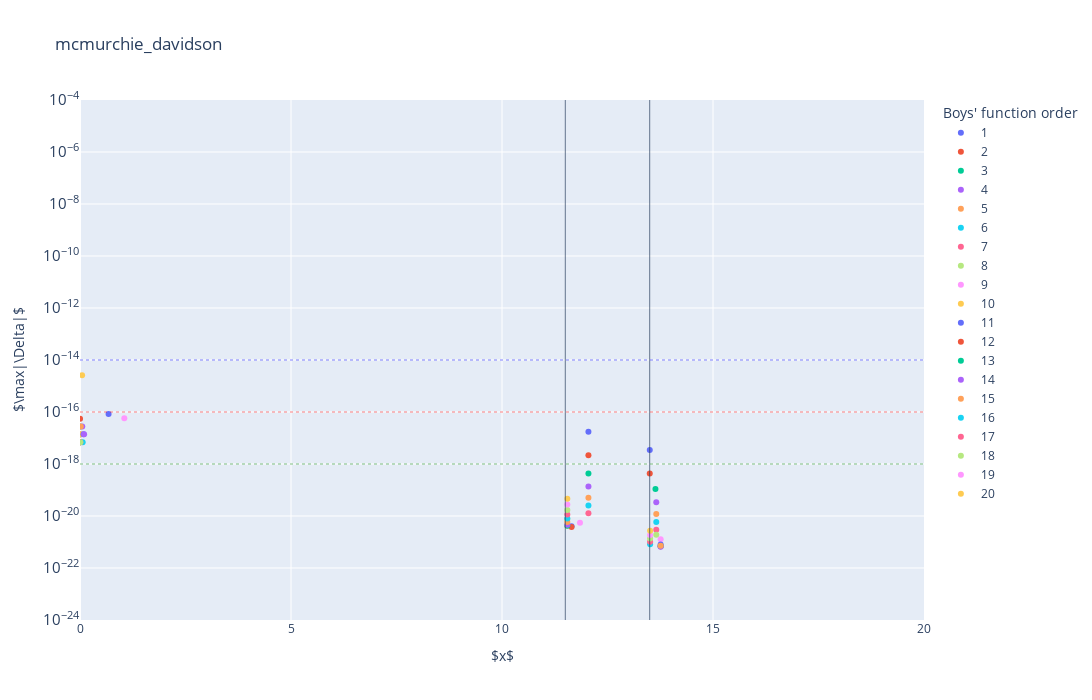
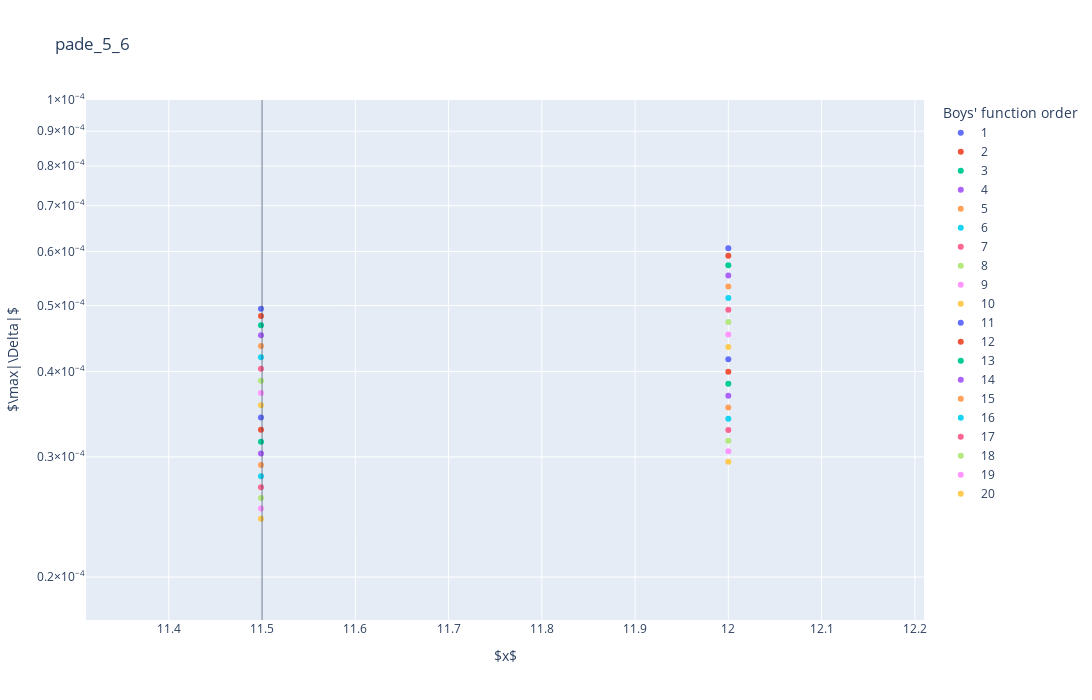
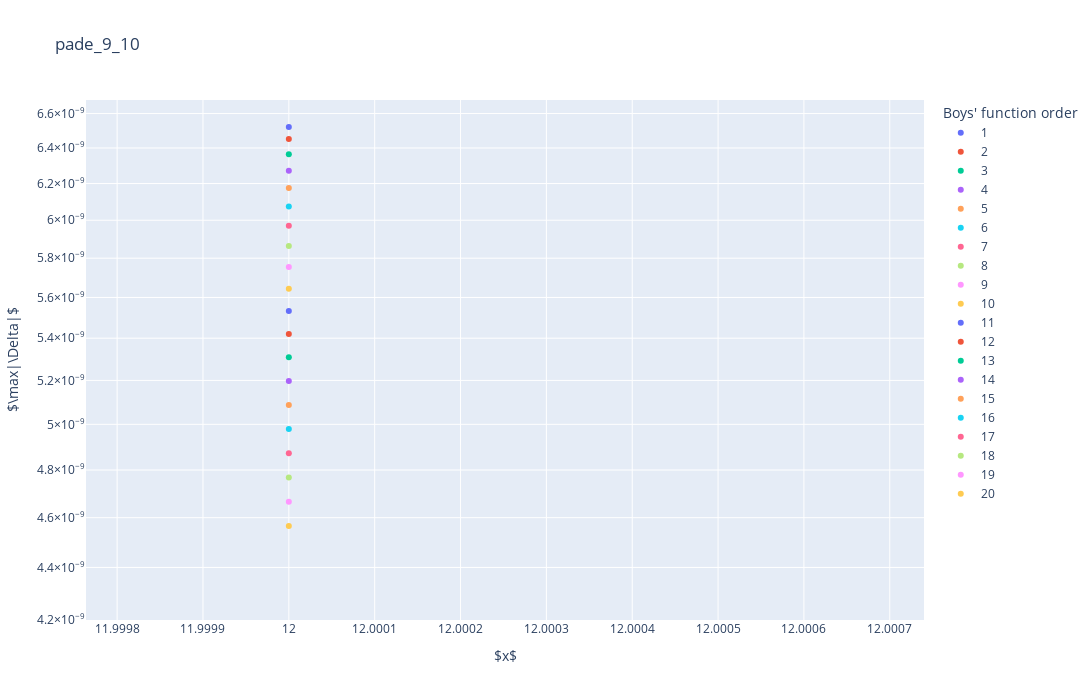
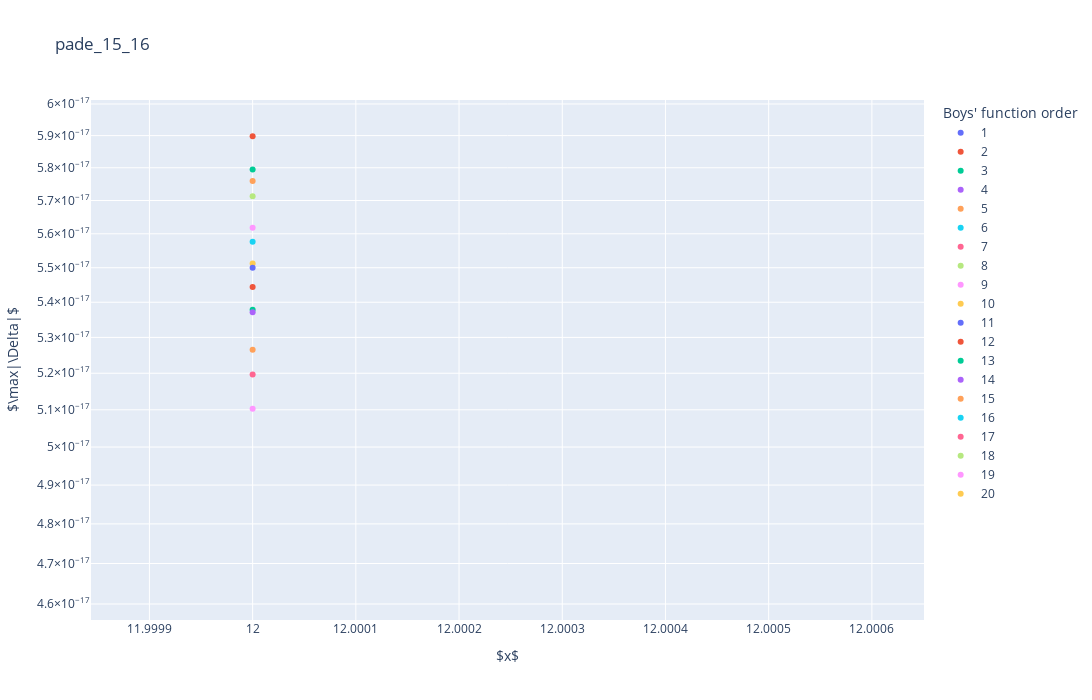

Here is the notebook cell these charts were saved with, in order:
### Code cell
for method in ["mcmurchie_davidson", "pade_5_6", "pade_9_10", "pade_15_16", "pade_25_26"]:
    # initialize empty figure
    fig = go.Figure()
    # exclude order = 0 because it's the same for all methods
    for order in range(1, max_order+1):
        # points realizing the maximum absolute delta for each region/order
        xs = []
        deltas = []
        for region in ("lo", "mid", "hi"):
            # compute difference
            abs_diff_ys = np.abs(ref_fh[f"{region}_interval/ys/order_{order}"][:] - comp_fh[f"{region}_interval/{method}/cpu/ys/order_{order}"][:])
            # find index realizing the maximum absolute difference
            idx = np.argmax(abs_diff_ys)
            #print(f"{region=} {idx=}")
            # save maximum absolute difference
            deltas.append(abs_diff_ys[idx])
            # save corresponding x value from reference
            xs.append(ref_fh[f"{region}_interval/xs"][:][idx])
        # add line to plot
        fig.add_trace(
            go.Scatter(
                x=xs,
                y=deltas, 
                mode="markers", 
                name=f"{order}",
                hovertemplate=r"x = %{x}<br>max(|&#x394;|) = %{y}<extra></extra>",
            )
        )
    
    # make figure a bit prettier
    fig.update_layout(
        title=f"{method}",
        legend_title_text="Boys' function order",
        autosize=False,
        width=1500,
        height=700,
    )

    fig.update_xaxes(
        title_text=r"$x$", 
        range=[0.0, 20.0]
    )
    fig.update_yaxes(
        title_text=r"$\max|\Delta|$", 
        type="log", 
        range=[-24, -4],
        exponentformat="power",
    )
    # add vertical lines to delimit regions
    fig.add_vline(x=11.5, line_width=0.7)
    fig.add_vline(x=13.5, line_width=0.7)
    # add horizontal lines to delimit precision
    fig.add_hline(
        y=1e-14, 
        line_dash="dot",
        line_width=0.5,
        line_color="blue",
    )
    fig.add_hline(
        y=1e-16, 
        line_dash="dot",
        line_width=0.5,
        line_color="red")
    fig.add_hline(
        y=1e-18, 
        line_dash="dot",
        line_width=0.5,
        line_color="green"
    )
    # visualize
    fig.show()

### Figure 1 — Plotly figure (JSON) as saved in the notebook; plotly's stock layout.template omitted (floating-point values rounded to 4 significant figures)
{"data": [{"hovertemplate": "x = %{x}<br>max(|&#x394;|) = %{y}<extra></extra>", "mode": "markers", "name": "1", "type": "scatter", "x": [0.6774, 12.05, 13.5], "y": [8.327e-17, 1.735e-17, 3.469e-18]}, {"hovertemplate": "x = %{x}<br>max(|&#x394;|) = %{y}<extra></extra>", "mode": "markers", "name": "2", "type": "scatter", "x": [0.00115, 12.05, 13.5], "y": [5.551e-17, 2.168e-18, 4.337e-19]}, {"hovertemplate": "x = %{x}<br>max(|&#x394;|) = %{y}<extra></extra>", "mode": "markers", "name": "3", "type": "scatter", "x": [0.00115, 12.05, 13.64], "y": [2.776e-17, 4.337e-19, 1.084e-19]}, {"hovertemplate": "x = %{x}<br>max(|&#x394;|) = %{y}<extra></extra>", "mode": "markers", "name": "4", "type": "scatter", "x": [0.05405, 12.05, 13.66], "y": [2.776e-17, 1.355e-19, 3.388e-20]}, {"hovertemplate": "x = %{x}<br>max(|&#x394;|) = %{y}<extra></extra>", "mode": "markers", "name": "5", "type": "scatter", "x": [0.01955, 12.05, 13.66], "y": [2.776e-17, 5.082e-20, 1.186e-20]}, {"hovertemplate": "x = %{x}<br>max(|&#x394;|) = %{y}<extra></extra>", "mode": "markers", "name": "6", "type": "scatter", "x": [0.00115, 12.05, 13.66], "y": [1.388e-17, 2.541e-20, 5.929e-21]}, {"hovertemplate": "x = %{x}<br>max(|&#x394;|) = %{y}<extra></extra>", "mode": "markers", "name": "7", "type": "scatter", "x": [0.0023, 12.05, 13.66], "y": [1.388e-17, 1.271e-20, 2.965e-21]}, {"hovertemplate": "x = %{x}<br>max(|&#x394;|) = %{y}<extra></extra>", "mode": "markers", "name": "8", "type": "scatter", "x": [0.0253, 11.55, 13.66], "y": [1.388e-17, 7.623e-21, 1.906e-21]}, {"hovertemplate": "x = %{x}<br>max(|&#x394;|) = %{y}<extra></extra>", "mode": "markers", "name": "9", "type": "scatter", "x": [0.01495, 11.85, 13.76], "y": [1.388e-17, 5.506e-21, 1.271e-21]}, {"hovertemplate": "x = %{x}<br>max(|&#x394;|) = %{y}<extra></extra>", "mode": "markers", "name": "10", "type": "scatter", "x": [0.0069, 11.55, 13.51], "y": [1.388e-17, 4.235e-21, 9.529e-22]}, {"hovertemplate": "x = %{x}<br>max(|&#x394;|) = %{y}<extra></extra>", "mode": "markers", "name": "11", "type": "scatter", "x": [0.08395, 11.65, 13.76], "y": [1.388e-17, 4.023e-21, 7.941e-22]}, {"hovertemplate": "x = %{x}<br>max(|&#x394;|) = %{y}<extra></extra>", "mode": "markers", "name": "12", "type": "scatter", "x": [0.00345, 11.65, 13.76], "y": [6.939e-18, 3.812e-21, 6.882e-22]}, {"hovertemplate": "x = %{x}<br>max(|&#x394;|) = %{y}<extra></extra>", "mode": "markers", "name": "13", "type": "scatter", "x": [0.00345, 11.55, 13.76], "y": [6.939e-18, 4.235e-21, 6.882e-22]}, {"hovertemplate": "x = %{x}<br>max(|&#x394;|) = %{y}<extra></extra>", "mode": "markers", "name": "14", "type": "scatter", "x": [0.0966, 11.55, 13.76], "y": [1.388e-17, 4.659e-21, 6.617e-22]}, {"hovertemplate": "x = %{x}<br>max(|&#x394;|) = %{y}<extra></extra>", "mode": "markers", "name": "15", "type": "scatter", "x": [0.00345, 11.55, 13.76], "y": [6.939e-18, 5.929e-21, 7.147e-22]}, {"hovertemplate": "x = %{x}<br>max(|&#x394;|) = %{y}<extra></extra>", "mode": "markers", "name": "16", "type": "scatter", "x": [0.06325, 11.55, 13.51], "y": [6.939e-18, 7.941e-21, 8.206e-22]}, {"hovertemplate": "x = %{x}<br>max(|&#x394;|) = %{y}<extra></extra>", "mode": "markers", "name": "17", "type": "scatter", "x": [0.0069, 11.55, 13.51], "y": [6.939e-18, 1.143e-20, 1.032e-21]}, {"hovertemplate": "x = %{x}<br>max(|&#x394;|) = %{y}<extra></extra>", "mode": "markers", "name": "18", "type": "scatter", "x": [0.00805, 11.55, 13.51], "y": [6.939e-18, 1.715e-20, 1.35e-21]}, {"hovertemplate": "x = %{x}<br>max(|&#x394;|) = %{y}<extra></extra>", "mode": "markers", "name": "19", "type": "scatter", "x": [1.05, 11.55, 13.51], "y": [5.725e-17, 2.753e-20, 1.866e-21]}, {"hovertemplate": "x = %{x}<br>max(|&#x394;|) = %{y}<extra></extra>", "mode": "markers", "name": "20", "type": "scatter", "x": [0.04945, 11.55, 13.51], "y": [2.595e-15, 4.627e-20, 2.687e-21]}], "layout": {"autosize": false, "height": 700, "legend": {"title": {"text": "Boys' function order"}}, "shapes": [{"line": {"width": 0.7}, "type": "line", "x0": 11.5, "x1": 11.5, "xref": "x", "y0": 0, "y1": 1, "yref": "y domain"}, {"line": {"width": 0.7}, "type": "line", "x0": 13.5, "x1": 13.5, "xref": "x", "y0": 0, "y1": 1, "yref": "y domain"}, {"line": {"color": "blue", "dash": "dot", "width": 0.5}, "type": "line", "x0": 0, "x1": 1, "xref": "x domain", "y0": 1e-14, "y1": 1e-14, "yref": "y"}, {"line": {"color": "red", "dash": "dot", "width": 0.5}, "type": "line", "x0": 0, "x1": 1, "xref": "x domain", "y0": 1e-16, "y1": 1e-16, "yref": "y"}, {"line": {"color": "green", "dash": "dot", "width": 0.5}, "type": "line", "x0": 0, "x1": 1, "xref": "x domain", "y0": 1e-18, "y1": 1e-18, "yref": "y"}], "title": {"text": "mcmurchie_davidson"}, "width": 1500, "xaxis": {"range": [0, 20], "title": {"text": "$x$"}, "type": "linear"}, "yaxis": {"exponentformat": "power", "range": [-24, -4], "title": {"text": "$\\max|\\Delta|$"}, "type": "log"}}}

### Figure 2 — Plotly figure (JSON) as saved in the notebook; plotly's stock layout.template omitted (floating-point values rounded to 4 significant figures)
{"data": [{"hovertemplate": "x = %{x}<br>max(|&#x394;|) = %{y}<extra></extra>", "mode": "markers", "name": "1", "type": "scatter", "x": [11.5, 12, 13.5], "y": [4.944e-05, 6.063e-05, 3.469e-18]}, {"hovertemplate": "x = %{x}<br>max(|&#x394;|) = %{y}<extra></extra>", "mode": "markers", "name": "2", "type": "scatter", "x": [11.5, 12, 13.5], "y": [4.827e-05, 5.914e-05, 4.337e-19]}, {"hovertemplate": "x = %{x}<br>max(|&#x394;|) = %{y}<extra></extra>", "mode": "markers", "name": "3", "type": "scatter", "x": [11.5, 12, 13.64], "y": [4.677e-05, 5.725e-05, 1.084e-19]}, {"hovertemplate": "x = %{x}<br>max(|&#x394;|) = %{y}<extra></extra>", "mode": "markers", "name": "4", "type": "scatter", "x": [11.5, 12, 13.66], "y": [4.521e-05, 5.53e-05, 3.388e-20]}, {"hovertemplate": "x = %{x}<br>max(|&#x394;|) = %{y}<extra></extra>", "mode": "markers", "name": "5", "type": "scatter", "x": [11.5, 12, 13.66], "y": [4.362e-05, 5.331e-05, 1.186e-20]}, {"hovertemplate": "x = %{x}<br>max(|&#x394;|) = %{y}<extra></extra>", "mode": "markers", "name": "6", "type": "scatter", "x": [11.5, 12, 13.66], "y": [4.2e-05, 5.129e-05, 5.929e-21]}, {"hovertemplate": "x = %{x}<br>max(|&#x394;|) = %{y}<extra></extra>", "mode": "markers", "name": "7", "type": "scatter", "x": [11.5, 12, 13.66], "y": [4.038e-05, 4.927e-05, 2.965e-21]}, {"hovertemplate": "x = %{x}<br>max(|&#x394;|) = %{y}<extra></extra>", "mode": "markers", "name": "8", "type": "scatter", "x": [11.5, 12, 13.66], "y": [3.878e-05, 4.728e-05, 1.906e-21]}, {"hovertemplate": "x = %{x}<br>max(|&#x394;|) = %{y}<extra></extra>", "mode": "markers", "name": "9", "type": "scatter", "x": [11.5, 12, 13.76], "y": [3.721e-05, 4.534e-05, 1.271e-21]}, {"hovertemplate": "x = %{x}<br>max(|&#x394;|) = %{y}<extra></extra>", "mode": "markers", "name": "10", "type": "scatter", "x": [11.5, 12, 13.51], "y": [3.57e-05, 4.347e-05, 9.529e-22]}, {"hovertemplate": "x = %{x}<br>max(|&#x394;|) = %{y}<extra></extra>", "mode": "markers", "name": "11", "type": "scatter", "x": [11.5, 12, 13.76], "y": [3.426e-05, 4.169e-05, 7.941e-22]}, {"hovertemplate": "x = %{x}<br>max(|&#x394;|) = %{y}<extra></extra>", "mode": "markers", "name": "12", "type": "scatter", "x": [11.5, 12, 13.76], "y": [3.288e-05, 3.999e-05, 6.882e-22]}, {"hovertemplate": "x = %{x}<br>max(|&#x394;|) = %{y}<extra></extra>", "mode": "markers", "name": "13", "type": "scatter", "x": [11.5, 12, 13.76], "y": [3.158e-05, 3.839e-05, 6.882e-22]}, {"hovertemplate": "x = %{x}<br>max(|&#x394;|) = %{y}<extra></extra>", "mode": "markers", "name": "14", "type": "scatter", "x": [11.5, 12, 13.76], "y": [3.035e-05, 3.687e-05, 6.617e-22]}, {"hovertemplate": "x = %{x}<br>max(|&#x394;|) = %{y}<extra></extra>", "mode": "markers", "name": "15", "type": "scatter", "x": [11.5, 12, 13.76], "y": [2.919e-05, 3.545e-05, 7.147e-22]}, {"hovertemplate": "x = %{x}<br>max(|&#x394;|) = %{y}<extra></extra>", "mode": "markers", "name": "16", "type": "scatter", "x": [11.5, 12, 13.51], "y": [2.809e-05, 3.411e-05, 8.206e-22]}, {"hovertemplate": "x = %{x}<br>max(|&#x394;|) = %{y}<extra></extra>", "mode": "markers", "name": "17", "type": "scatter", "x": [11.5, 12, 13.51], "y": [2.707e-05, 3.285e-05, 1.032e-21]}, {"hovertemplate": "x = %{x}<br>max(|&#x394;|) = %{y}<extra></extra>", "mode": "markers", "name": "18", "type": "scatter", "x": [11.5, 12, 13.51], "y": [2.61e-05, 3.167e-05, 1.35e-21]}, {"hovertemplate": "x = %{x}<br>max(|&#x394;|) = %{y}<extra></extra>", "mode": "markers", "name": "19", "type": "scatter", "x": [11.5, 12, 13.51], "y": [2.52e-05, 3.056e-05, 1.866e-21]}, {"hovertemplate": "x = %{x}<br>max(|&#x394;|) = %{y}<extra></extra>", "mode": "markers", "name": "20", "type": "scatter", "x": [11.5, 12, 13.51], "y": [2.434e-05, 2.952e-05, 2.687e-21]}], "layout": {"autosize": false, "dragmode": "zoom", "height": 700, "legend": {"title": {"text": "Boys' function order"}}, "shapes": [{"line": {"width": 0.7}, "type": "line", "x0": 11.5, "x1": 11.5, "xref": "x", "y0": 0, "y1": 1, "yref": "y domain"}, {"line": {"width": 0.7}, "type": "line", "x0": 13.5, "x1": 13.5, "xref": "x", "y0": 0, "y1": 1, "yref": "y domain"}, {"line": {"color": "blue", "dash": "dot", "width": 0.5}, "type": "line", "x0": 0, "x1": 1, "xref": "x domain", "y0": 1e-14, "y1": 1e-14, "yref": "y"}, {"line": {"color": "red", "dash": "dot", "width": 0.5}, "type": "line", "x0": 0, "x1": 1, "xref": "x domain", "y0": 1e-16, "y1": 1e-16, "yref": "y"}, {"line": {"color": "green", "dash": "dot", "width": 0.5}, "type": "line", "x0": 0, "x1": 1, "xref": "x domain", "y0": 1e-18, "y1": 1e-18, "yref": "y"}], "title": {"text": "pade_5_6"}, "width": 1500, "xaxis": {"autorange": false, "range": [11.31, 12.21], "title": {"text": "$x$"}, "type": "linear"}, "yaxis": {"autorange": false, "exponentformat": "power", "range": [-4.762, -4], "title": {"text": "$\\max|\\Delta|$"}, "type": "log"}}}

### Figure 3 — Plotly figure (JSON) as saved in the notebook; plotly's stock layout.template omitted (floating-point values rounded to 4 significant figures)
{"data": [{"hovertemplate": "x = %{x}<br>max(|&#x394;|) = %{y}<extra></extra>", "mode": "markers", "name": "1", "type": "scatter", "x": [11.5, 12, 13.5], "y": [4.023e-09, 6.522e-09, 3.469e-18]}, {"hovertemplate": "x = %{x}<br>max(|&#x394;|) = %{y}<extra></extra>", "mode": "markers", "name": "2", "type": "scatter", "x": [11.5, 12, 13.5], "y": [3.982e-09, 6.451e-09, 4.337e-19]}, {"hovertemplate": "x = %{x}<br>max(|&#x394;|) = %{y}<extra></extra>", "mode": "markers", "name": "3", "type": "scatter", "x": [11.5, 12, 13.64], "y": [3.93e-09, 6.364e-09, 1.084e-19]}, {"hovertemplate": "x = %{x}<br>max(|&#x394;|) = %{y}<extra></extra>", "mode": "markers", "name": "4", "type": "scatter", "x": [11.5, 12, 13.66], "y": [3.874e-09, 6.272e-09, 3.388e-20]}, {"hovertemplate": "x = %{x}<br>max(|&#x394;|) = %{y}<extra></extra>", "mode": "markers", "name": "5", "type": "scatter", "x": [11.5, 12, 13.66], "y": [3.816e-09, 6.175e-09, 1.186e-20]}, {"hovertemplate": "x = %{x}<br>max(|&#x394;|) = %{y}<extra></extra>", "mode": "markers", "name": "6", "type": "scatter", "x": [11.5, 12, 13.66], "y": [3.756e-09, 6.075e-09, 5.929e-21]}, {"hovertemplate": "x = %{x}<br>max(|&#x394;|) = %{y}<extra></extra>", "mode": "markers", "name": "7", "type": "scatter", "x": [11.5, 12, 13.66], "y": [3.693e-09, 5.971e-09, 2.965e-21]}, {"hovertemplate": "x = %{x}<br>max(|&#x394;|) = %{y}<extra></extra>", "mode": "markers", "name": "8", "type": "scatter", "x": [11.5, 12, 13.66], "y": [3.629e-09, 5.864e-09, 1.906e-21]}, {"hovertemplate": "x = %{x}<br>max(|&#x394;|) = %{y}<extra></extra>", "mode": "markers", "name": "9", "type": "scatter", "x": [11.5, 12, 13.76], "y": [3.562e-09, 5.755e-09, 1.271e-21]}, {"hovertemplate": "x = %{x}<br>max(|&#x394;|) = %{y}<extra></extra>", "mode": "markers", "name": "10", "type": "scatter", "x": [11.5, 12, 13.51], "y": [3.495e-09, 5.644e-09, 9.529e-22]}, {"hovertemplate": "x = %{x}<br>max(|&#x394;|) = %{y}<extra></extra>", "mode": "markers", "name": "11", "type": "scatter", "x": [11.5, 12, 13.76], "y": [3.428e-09, 5.532e-09, 7.941e-22]}, {"hovertemplate": "x = %{x}<br>max(|&#x394;|) = %{y}<extra></extra>", "mode": "markers", "name": "12", "type": "scatter", "x": [11.5, 12, 13.76], "y": [3.359e-09, 5.42e-09, 6.882e-22]}, {"hovertemplate": "x = %{x}<br>max(|&#x394;|) = %{y}<extra></extra>", "mode": "markers", "name": "13", "type": "scatter", "x": [11.5, 12, 13.76], "y": [3.291e-09, 5.309e-09, 6.882e-22]}, {"hovertemplate": "x = %{x}<br>max(|&#x394;|) = %{y}<extra></extra>", "mode": "markers", "name": "14", "type": "scatter", "x": [11.5, 12, 13.76], "y": [3.224e-09, 5.198e-09, 6.617e-22]}, {"hovertemplate": "x = %{x}<br>max(|&#x394;|) = %{y}<extra></extra>", "mode": "markers", "name": "15", "type": "scatter", "x": [11.5, 12, 13.76], "y": [3.156e-09, 5.088e-09, 7.147e-22]}, {"hovertemplate": "x = %{x}<br>max(|&#x394;|) = %{y}<extra></extra>", "mode": "markers", "name": "16", "type": "scatter", "x": [11.5, 12, 13.51], "y": [3.09e-09, 4.979e-09, 8.206e-22]}, {"hovertemplate": "x = %{x}<br>max(|&#x394;|) = %{y}<extra></extra>", "mode": "markers", "name": "17", "type": "scatter", "x": [11.5, 12, 13.51], "y": [3.025e-09, 4.873e-09, 1.032e-21]}, {"hovertemplate": "x = %{x}<br>max(|&#x394;|) = %{y}<extra></extra>", "mode": "markers", "name": "18", "type": "scatter", "x": [11.5, 12, 13.51], "y": [2.961e-09, 4.768e-09, 1.35e-21]}, {"hovertemplate": "x = %{x}<br>max(|&#x394;|) = %{y}<extra></extra>", "mode": "markers", "name": "19", "type": "scatter", "x": [11.5, 12, 13.51], "y": [2.898e-09, 4.666e-09, 1.866e-21]}, {"hovertemplate": "x = %{x}<br>max(|&#x394;|) = %{y}<extra></extra>", "mode": "markers", "name": "20", "type": "scatter", "x": [11.5, 12, 13.51], "y": [2.837e-09, 4.566e-09, 2.687e-21]}], "layout": {"autosize": false, "height": 700, "legend": {"title": {"text": "Boys' function order"}}, "shapes": [{"line": {"width": 0.7}, "type": "line", "x0": 11.5, "x1": 11.5, "xref": "x", "y0": 0, "y1": 1, "yref": "y domain"}, {"line": {"width": 0.7}, "type": "line", "x0": 13.5, "x1": 13.5, "xref": "x", "y0": 0, "y1": 1, "yref": "y domain"}, {"line": {"color": "blue", "dash": "dot", "width": 0.5}, "type": "line", "x0": 0, "x1": 1, "xref": "x domain", "y0": 1e-14, "y1": 1e-14, "yref": "y"}, {"line": {"color": "red", "dash": "dot", "width": 0.5}, "type": "line", "x0": 0, "x1": 1, "xref": "x domain", "y0": 1e-16, "y1": 1e-16, "yref": "y"}, {"line": {"color": "green", "dash": "dot", "width": 0.5}, "type": "line", "x0": 0, "x1": 1, "xref": "x domain", "y0": 1e-18, "y1": 1e-18, "yref": "y"}], "title": {"text": "pade_9_10"}, "width": 1500, "xaxis": {"autorange": false, "range": [12.0, 12.0], "title": {"text": "$x$"}, "type": "linear"}, "yaxis": {"autorange": false, "exponentformat": "power", "range": [-8.377, -8.175], "title": {"text": "$\\max|\\Delta|$"}, "type": "log"}}}

### Figure 4 — Plotly figure (JSON) as saved in the notebook; plotly's stock layout.template omitted (floating-point values rounded to 4 significant figures)
{"data": [{"hovertemplate": "x = %{x}<br>max(|&#x394;|) = %{y}<extra></extra>", "mode": "markers", "name": "1", "type": "scatter", "x": [0.00115, 11.99, 13.5], "y": [1.11e-16, 6.072e-17, 3.469e-18]}, {"hovertemplate": "x = %{x}<br>max(|&#x394;|) = %{y}<extra></extra>", "mode": "markers", "name": "2", "type": "scatter", "x": [0.00115, 12, 13.5], "y": [5.551e-17, 5.898e-17, 4.337e-19]}, {"hovertemplate": "x = %{x}<br>max(|&#x394;|) = %{y}<extra></extra>", "mode": "markers", "name": "3", "type": "scatter", "x": [0.0736, 12, 13.64], "y": [5.551e-17, 5.795e-17, 1.084e-19]}, {"hovertemplate": "x = %{x}<br>max(|&#x394;|) = %{y}<extra></extra>", "mode": "markers", "name": "4", "type": "scatter", "x": [0.05405, 12.0, 13.66], "y": [4.163e-17, 5.818e-17, 3.388e-20]}, {"hovertemplate": "x = %{x}<br>max(|&#x394;|) = %{y}<extra></extra>", "mode": "markers", "name": "5", "type": "scatter", "x": [0.00115, 12, 13.66], "y": [2.776e-17, 5.759e-17, 1.186e-20]}, {"hovertemplate": "x = %{x}<br>max(|&#x394;|) = %{y}<extra></extra>", "mode": "markers", "name": "6", "type": "scatter", "x": [0.00115, 12, 13.66], "y": [2.776e-17, 5.577e-17, 5.929e-21]}, {"hovertemplate": "x = %{x}<br>max(|&#x394;|) = %{y}<extra></extra>", "mode": "markers", "name": "7", "type": "scatter", "x": [11.5, 12.0, 13.66], "y": [2.25e-17, 5.682e-17, 2.965e-21]}, {"hovertemplate": "x = %{x}<br>max(|&#x394;|) = %{y}<extra></extra>", "mode": "markers", "name": "8", "type": "scatter", "x": [11.49, 12, 13.66], "y": [2.226e-17, 5.713e-17, 1.906e-21]}, {"hovertemplate": "x = %{x}<br>max(|&#x394;|) = %{y}<extra></extra>", "mode": "markers", "name": "9", "type": "scatter", "x": [11.5, 12, 13.76], "y": [2.187e-17, 5.618e-17, 1.271e-21]}, {"hovertemplate": "x = %{x}<br>max(|&#x394;|) = %{y}<extra></extra>", "mode": "markers", "name": "10", "type": "scatter", "x": [11.5, 12, 13.51], "y": [2.104e-17, 5.513e-17, 9.529e-22]}, {"hovertemplate": "x = %{x}<br>max(|&#x394;|) = %{y}<extra></extra>", "mode": "markers", "name": "11", "type": "scatter", "x": [11.5, 12, 13.76], "y": [2.118e-17, 5.5e-17, 7.941e-22]}, {"hovertemplate": "x = %{x}<br>max(|&#x394;|) = %{y}<extra></extra>", "mode": "markers", "name": "12", "type": "scatter", "x": [11.5, 12, 13.76], "y": [2.128e-17, 5.444e-17, 6.882e-22]}, {"hovertemplate": "x = %{x}<br>max(|&#x394;|) = %{y}<extra></extra>", "mode": "markers", "name": "13", "type": "scatter", "x": [11.49, 12, 13.76], "y": [2.115e-17, 5.378e-17, 6.882e-22]}, {"hovertemplate": "x = %{x}<br>max(|&#x394;|) = %{y}<extra></extra>", "mode": "markers", "name": "14", "type": "scatter", "x": [11.5, 12, 13.76], "y": [2.106e-17, 5.371e-17, 6.617e-22]}, {"hovertemplate": "x = %{x}<br>max(|&#x394;|) = %{y}<extra></extra>", "mode": "markers", "name": "15", "type": "scatter", "x": [11.5, 12, 13.76], "y": [2.024e-17, 5.265e-17, 7.147e-22]}, {"hovertemplate": "x = %{x}<br>max(|&#x394;|) = %{y}<extra></extra>", "mode": "markers", "name": "16", "type": "scatter", "x": [11.5, 12.0, 13.51], "y": [2.021e-17, 5.203e-17, 8.206e-22]}, {"hovertemplate": "x = %{x}<br>max(|&#x394;|) = %{y}<extra></extra>", "mode": "markers", "name": "17", "type": "scatter", "x": [11.5, 12, 13.51], "y": [2.075e-17, 5.196e-17, 1.032e-21]}, {"hovertemplate": "x = %{x}<br>max(|&#x394;|) = %{y}<extra></extra>", "mode": "markers", "name": "18", "type": "scatter", "x": [11.5, 12.0, 13.51], "y": [1.995e-17, 5.097e-17, 1.35e-21]}, {"hovertemplate": "x = %{x}<br>max(|&#x394;|) = %{y}<extra></extra>", "mode": "markers", "name": "19", "type": "scatter", "x": [11.5, 12, 13.51], "y": [2.002e-17, 5.103e-17, 1.866e-21]}, {"hovertemplate": "x = %{x}<br>max(|&#x394;|) = %{y}<extra></extra>", "mode": "markers", "name": "20", "type": "scatter", "x": [11.5, 12.0, 13.51], "y": [1.967e-17, 5.036e-17, 2.687e-21]}], "layout": {"autosize": false, "height": 700, "legend": {"title": {"text": "Boys' function order"}}, "shapes": [{"line": {"width": 0.7}, "type": "line", "x0": 11.5, "x1": 11.5, "xref": "x", "y0": 0, "y1": 1, "yref": "y domain"}, {"line": {"width": 0.7}, "type": "line", "x0": 13.5, "x1": 13.5, "xref": "x", "y0": 0, "y1": 1, "yref": "y domain"}, {"line": {"color": "blue", "dash": "dot", "width": 0.5}, "type": "line", "x0": 0, "x1": 1, "xref": "x domain", "y0": 1e-14, "y1": 1e-14, "yref": "y"}, {"line": {"color": "red", "dash": "dot", "width": 0.5}, "type": "line", "x0": 0, "x1": 1, "xref": "x domain", "y0": 1e-16, "y1": 1e-16, "yref": "y"}, {"line": {"color": "green", "dash": "dot", "width": 0.5}, "type": "line", "x0": 0, "x1": 1, "xref": "x domain", "y0": 1e-18, "y1": 1e-18, "yref": "y"}], "title": {"text": "pade_15_16"}, "width": 1500, "xaxis": {"autorange": false, "range": [12.0, 12.0], "title": {"text": "$x$"}, "type": "linear"}, "yaxis": {"autorange": false, "exponentformat": "power", "range": [-16.34, -16.22], "title": {"text": "$\\max|\\Delta|$"}, "type": "log"}}}
